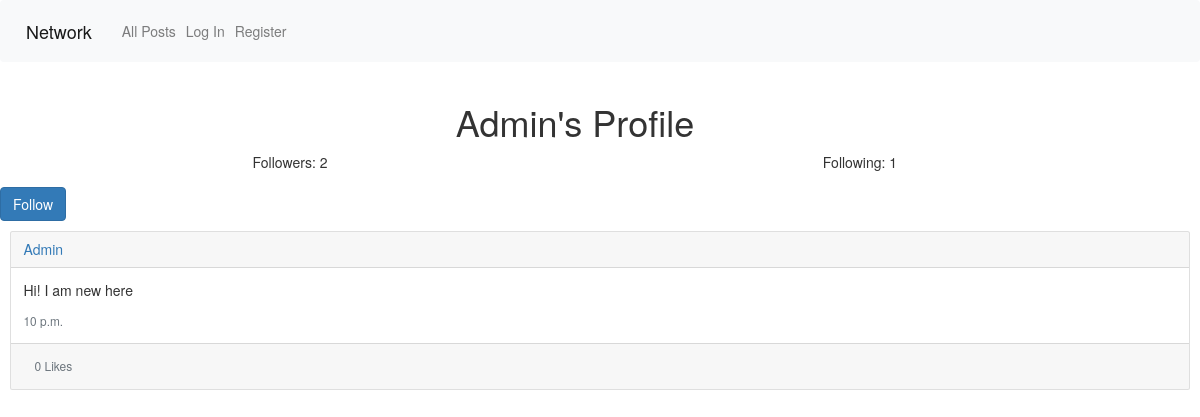
Before: /profile/Admin with the older database file.
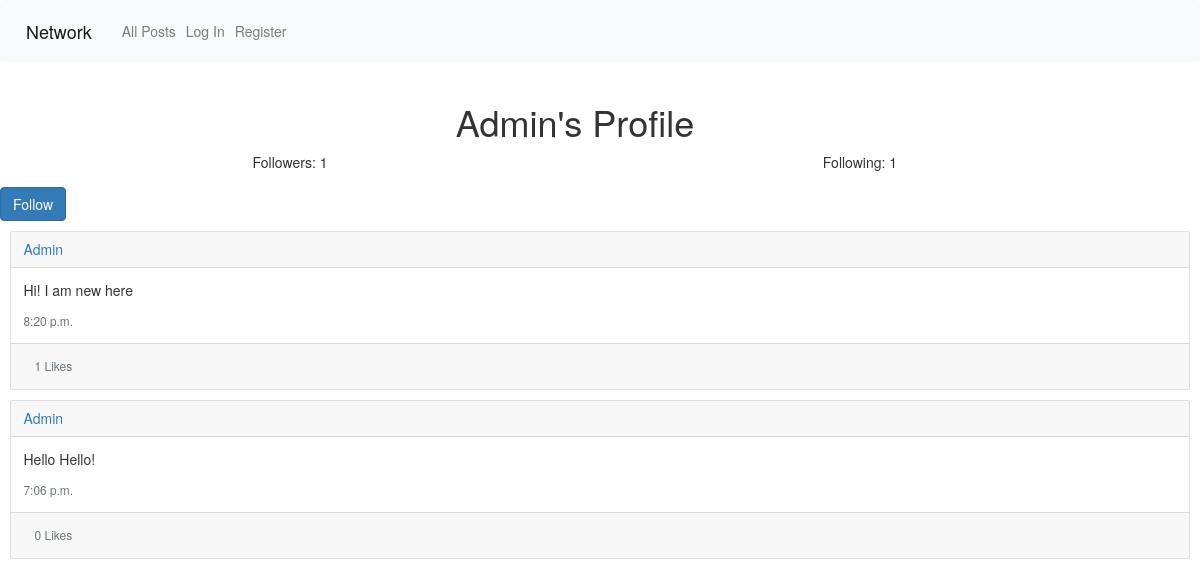
After: the same page with the newer database file.
### network/models.py (models this page shows, shortened)
class Post(models.Model):
    user = models.ForeignKey(User, on_delete=models.CASCADE, related_name='user_post', null=True)
    content = models.CharField(max_length=64)
    timestamp = models.TimeField(auto_now=True)
    like = models.IntegerField(default=0)

class User(AbstractUser):
    pass

### network/views.py (the view)
# urls.py: path("profile/<str:username>", views.profile, name="profile"),
def profile(request, username):
    user = User.objects.get(username = username)
    posts = Post.objects.filter(user = user).order_by("-timestamp")
    following = Following.objects.filter(user=user)
    followers = Following.objects.filter(following=user)
    try:
        is_following = Following.objects.filter(user=request.user, following=user).exists()
    except TypeError:
        is_following = False
    if not following:
        followingcount = 0
    else:
        followingcount = following.count()
    if not followers:
        followercount = 0
    else:
        followercount = followers.count()
    paginator = Paginator(posts, 2)
    page_number = request.GET.get('page')
    page_obj = paginator.get_page(page_number)
    return render(request, 'network/profile.html', {"following": is_following, "followingcount": followingcount, "followerscount": followercount, "profile": user, "posts": page_obj, })

### network/templates/network/profile.html (shortened to what this page needs)
{% extends 'network/layout.html'%} {% load static %}
  {% block title %} {{user}} Profile {% endblock %} {% block body %}
  <div class="m-2 form-group container text-center" id="profile-box">
    <div class="row align-items-start">
      <div class="col">
        <h1 class="profile-heading">{{profile}}'s Profile</h1>
      </div>
    </div>
    <div class="row">
      <div class="col">
        <p>Followers: <span>{{followerscount}}</span></p>
      </div>
      <div class="col">
        <p>Following: <span>{{followingcount}}</span></p>
      </div>
    </div>
  </div>
  {% if profile != user %} {% if following == False %}
  <form action="{% url 'togglefollow' profile.username %}" method="post">
    <button class="btn btn-primary" id="follow-button">Follow</button>
  </form>
  {% else %}
  <form action="{% url 'togglefollow' profile %}" method="post">
    <input hidden value="unfollow" name="follow" />
    <button class="btn btn-primary" id="unfollow-button">Unfollow</button>
  </form>
  {% endif %} {% endif %}
</div>
{% if posts %} {% for post in posts %}
<div class="card m-3">
  <div class="card-header">
    <a href="{% url 'profile' post.user %}">{{ post.user }}</a>
  </div>
  <div class="card-body">
    <p class="card-text content-text" data-postid="{{ post.id }}">
      {{ post.content }}
    </p>
    <p class="card-text">
      <small class="text-muted">{{ post.timestamp }}</small>
    </p>
  </div>
  <div class="card-footer">
    <div class="d-flex justify-content-between align-items-center">
      <div
        type="button"
        id="likes-count"
        class="btn btn-sm btn-outline-secondary"
        data-postid="{{ post.id }}"
      >
        {{ post.like }} Likes
      </div>
    </div>
  </div>
</div>
{% endfor %} {% else %}
<div>This user has not made any post</div>
{% endif %} {% endblock %} {% block script %}
<link
  rel="stylesheet"
  href="https://maxcdn.bootstrapcdn.com/bootstrap/3.3.7/css/bootstrap.min.css"
/>
{% endblock %}

Changed rows visible on the page:
changed Post "Hi! I am new here": timestamp "10 p.m." → "8:20 p.m."; like "0" → "1"
added Post: user "Admin", content "Hello Hello!", timestamp "7:06 p.m.", like "0"
Other visible differences:
{{ followerscount }}: "2" → "1"
